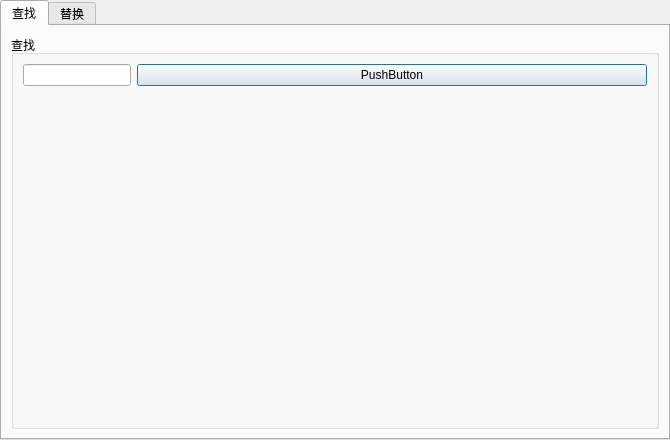
<?xml version="1.0" encoding="UTF-8"?>
<ui version="4.0">
 <class>SearchDialog</class>
 <widget class="QDialog" name="SearchDialog">
  <property name="geometry">
   <rect>
    <x>0</x>
    <y>0</y>
    <width>670</width>
    <height>440</height>
   </rect>
  </property>
  <property name="windowTitle">
   <string>Dialog</string>
  </property>
  <layout class="QVBoxLayout" name="verticalLayout">
   <property name="spacing">
    <number>0</number>
   </property>
   <property name="leftMargin">
    <number>0</number>
   </property>
   <property name="topMargin">
    <number>0</number>
   </property>
   <property name="rightMargin">
    <number>0</number>
   </property>
   <property name="bottomMargin">
    <number>0</number>
   </property>
   <item>
    <widget class="QTabWidget" name="tabWidget">
     <property name="currentIndex">
      <number>0</number>
     </property>
     <widget class="QWidget" name="find">
      <attribute name="title">
       <string>查找</string>
      </attribute>
      <layout class="QVBoxLayout" name="verticalLayout_2">
       <item>
        <widget class="QGroupBox" name="findGroupBox">
         <property name="title">
          <string>查找</string>
         </property>
         <layout class="QVBoxLayout" name="verticalLayout_3">
          <item>
           <layout class="QFormLayout" name="formLayout">
            <item row="0" column="0">
             <widget class="QLineEdit" name="lineEdit"/>
            </item>
            <item row="0" column="1">
             <widget class="QPushButton" name="pushButton">
              <property name="text">
               <string>PushButton</string>
              </property>
             </widget>
            </item>
           </layout>
          </item>
         </layout>
        </widget>
       </item>
      </layout>
     </widget>
     <widget class="QWidget" name="replace">
      <attribute name="title">
       <string>替换</string>
      </attribute>
     </widget>
    </widget>
   </item>
  </layout>
 </widget>
 <resources/>
 <connections/>
</ui>
